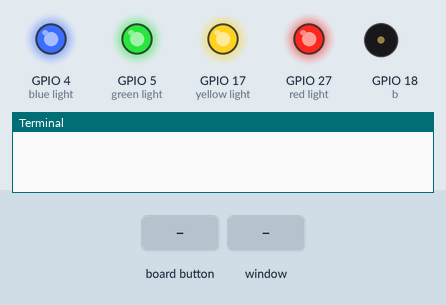
Simulated run of this program. Board: Raspberry Pi (BCM pin numbers) with an Explorer HAT. On the bench: output pins drawn as LEDs (lit = HIGH), buzzer (waves = sounding), the last lines printed to the terminal. Inputs (shaded band) come from the test bench. The desktop window is not drawn, its controls go by their first labels and the mouse button is held 0.15 s.

Above: at 1.2 s.
1.3 s: button 1 pressed
At 2.7 s:
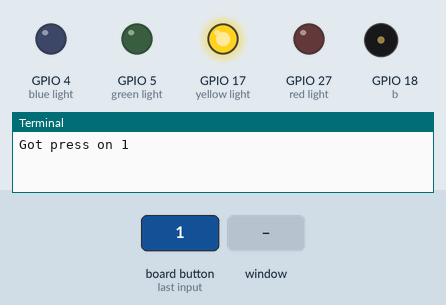
3.8 s: control labelled "Next" in the window clicked
At 5.0 s:
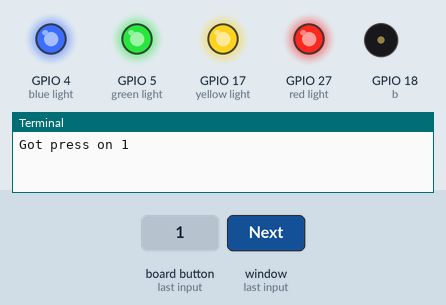
5.3 s: button 2 pressed
At 7.0 s:
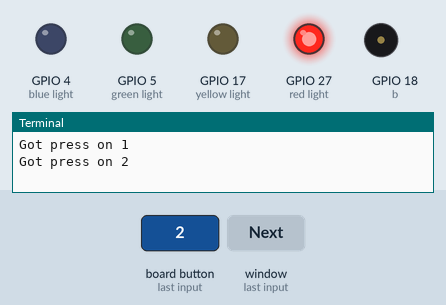
7.8 s: control no. 2 labelled "Next" in the window clicked
At 8.2 s:
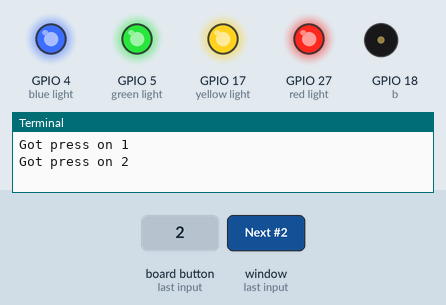
9.3 s: button 3 pressed
At 11.2 s:
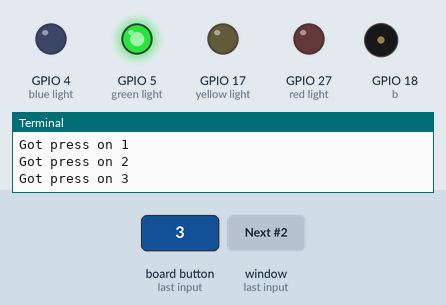
Timing chart, 0 to 12.7 s (numbered marks = the images above; inputs shaded):
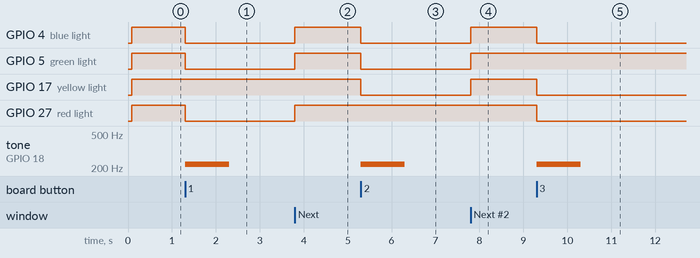

The program:

trivia_game.py
```python
# August 2019 - Toronto Picademy
# Grant Hutchison and others
# This trivia game uses the Explorer hat as an input device to answer trivia
# questions. The questions will appear on the screen and the player will
# indicate their response using the Explorer Hat buttons. A buzzer should
# be attached to pin 18 to provide audible feedback. The correct answer will
# be displayed on the keypad and the tone will change if the answer is correct
# on incorrect.

import explorerhat as eh
from gpiozero import TonalBuzzer
from gpiozero.tones import Tone
from guizero import App, Box, PushButton, Text

import time
qnum=0
questions = ["What is the capital of Ontario?","In what year did the Toronto Raptors win the NBA Title?","Who was Laura Secord?"]
answers = [["Ottawa","Toronto","Moosejaw","Windsor"],["1995","2015","2019","2000"],["Chocolate","Prime Minister","Laura Who?","Heroine of 1812"]]
correct_answers = [1,2,3]
b = TonalBuzzer(18)

def playTone(freq):
    b.play(maxToneTone(freq))
    time.sleep(4)
    b.stop()

def getButton(channel, event):
    global qnum,correct_answers,b
    print ("Got {} on {}".format(event,channel))
    eh.light.off()
    if correct_answers[qnum] ==0:
        eh.light.blue.on()
    elif correct_answers[qnum] ==1:
        eh.light.yellow.on()
    elif correct_answers[qnum] ==2:
        eh.light.red.on()
    else:
        eh.light.green.on()

    if (channel-1)==correct_answers[qnum] and event=="press":
        b.play(Tone.from_frequency(880))
        time.sleep(1)
    else:
        b.play(Tone.from_frequency(220))
        time.sleep(1)
        b.stop()
        time.sleep(1)
        b.play(Tone.from_frequency(220))
    b.stop()

def game():
    global app, questions,answers, correct_answers,qnum,questionText,btn1,btn2,btn3,btn4,nextBtn
    eh.light.on()
    questionText = Text(app, questions[qnum])
    questionText.text_size = 40
    buttons_box = Box(app, width="fill", align="top")
    btn1 = PushButton(buttons_box, text=answers[qnum][0], align="left")
    btn1.bg = "blue"
    btn1.text_color="white"
    btn1.text_size = 40

    btn2 = PushButton(buttons_box, text=answers[qnum][1], align="left")
    btn2.bg = (209,182,16)
    btn2.text_color="white"
    btn2.text_size = 40

    btn3 = PushButton(buttons_box, text=answers[qnum][2], align="left")
    btn3.bg = "red"
    btn3.text_color="white"
    btn3.text_size = 40

    btn4 = PushButton(buttons_box, text=answers[qnum][3], align="left")
    btn4.bg = "green"
    btn4.text_color="white"
    btn4.text_size = 40

    nextBtn = PushButton(app, command=nextQ, text="Next", align="left")

def nextQ():
    global questionText,btn1,btn2,btn3,btn4,nextBtn,qnum
    questionText.destroy()
    btn1.destroy()
    btn2.destroy()
    btn3.destroy()
    btn4.destroy()
    nextBtn.destroy()
    qnum+=1
    game()


# register the event handlers for the buttons
eh.touch.one.pressed(getButton)
eh.touch.two.pressed(getButton)
eh.touch.three.pressed(getButton)
eh.touch.four.pressed(getButton)

app = App()
game()
app.display()
```

Measured:
- after the input at 1.3 s, GPIO 4 (blue light), GPIO 5 (green light), GPIO 27 (red light): HIGH → LOW at once; tone on GPIO 18 (b): silent → 220 Hz at once, → silent 1.0 s later
- after the input at 3.8 s, GPIO 4 (blue light), GPIO 5 (green light), GPIO 27 (red light): LOW → HIGH at once
- after the input at 5.3 s, GPIO 4 (blue light), GPIO 5 (green light), GPIO 17 (yellow light): HIGH → LOW at once; tone on GPIO 18 (b): silent → 220 Hz at once, → silent 1.0 s later
- after the input at 7.8 s, GPIO 4 (blue light), GPIO 5 (green light), GPIO 17 (yellow light): LOW → HIGH at once
- after the input at 9.3 s, GPIO 4 (blue light), GPIO 17 (yellow light), GPIO 27 (red light): HIGH → LOW at once; tone on GPIO 18 (b): silent → 220 Hz at once, → silent 1.0 s later
